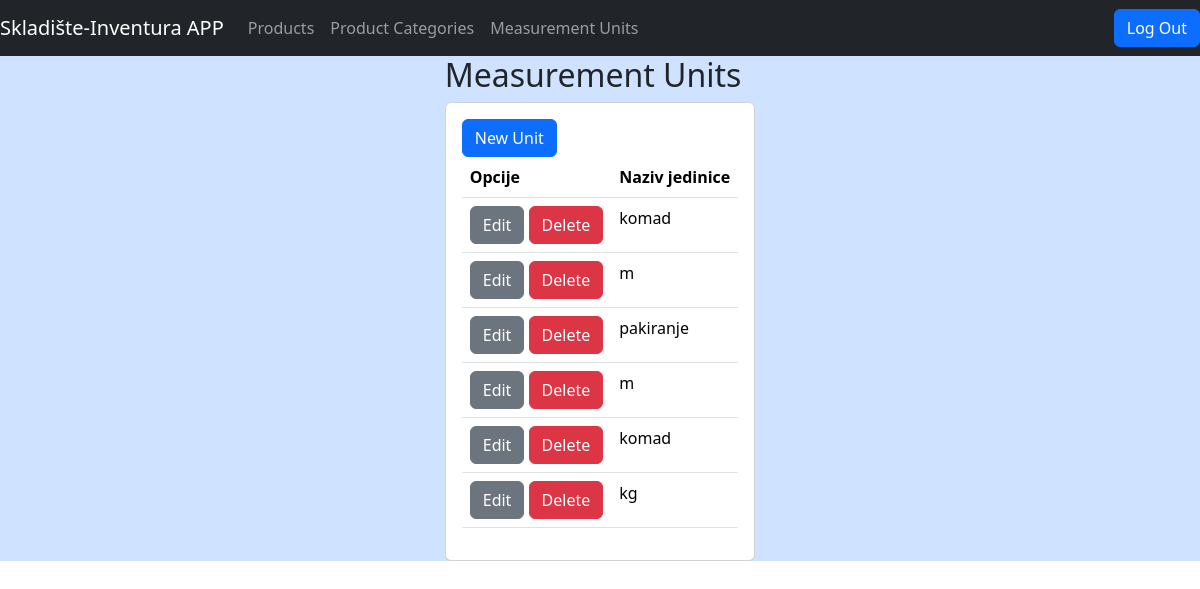
The page /jedinice (signed in) on the database its author committed.
### skladiste/models.py (models this page shows, shortened)
class Jedinica_Mjere(models.Model):
    naziv_jedinice=models.CharField(max_length=100)

### skladiste/views.py (the view)
# urls.py: path("jedinice", JediniceMjereView.as_view(),name="jedinice_mjere"),
class JediniceMjereView(ListView):
    model=Jedinica_Mjere
    template_name='lists/jedinice_list.html'
    context_object_name='jedinice'
    def get(self, request):
        if not (request.user.is_authenticated):
            return redirect("home")
        else:
            return super().get(request=request)

### skladiste/templates/lists/jedinice_list.html (shortened to what this page needs)
{%extends "base.html"%}
{% block content %}
<h2>Measurement Units </h2>
<div class="card">
<div class="card-body">
<a href={%url 'nova_jedinica'%} class="btn btn-primary">New Unit</a>
<table class="table">
    <tr>
        <th class="col">Opcije</th>
        <th class="col">Naziv jedinice</th>
    </tr>
    {%for jedinica in jedinice%}
    <tr>
        <td><a href="{% url 'update_jedinica' jedinica.pk %}" class="btn btn-secondary">Edit</a> <a href="{% url 'delete_jedinica' jedinica.pk %}" class="btn btn-danger">Delete</a></td>
        <td>{{jedinica.naziv_jedinice}}</td>
    </tr>
    {%empty%}
    <p><strong>Units list empty!</strong><p>
    {%endfor%}
</table>
</div>
</div>
{% endblock %}

### rows shown on the page
Jedinica_Mjere: naziv_jedinice "komad"
Jedinica_Mjere: naziv_jedinice "m"
Jedinica_Mjere: naziv_jedinice "pakiranje"
Jedinica_Mjere: naziv_jedinice "m"
Jedinica_Mjere: naziv_jedinice "komad"
Jedinica_Mjere: naziv_jedinice "kg"
